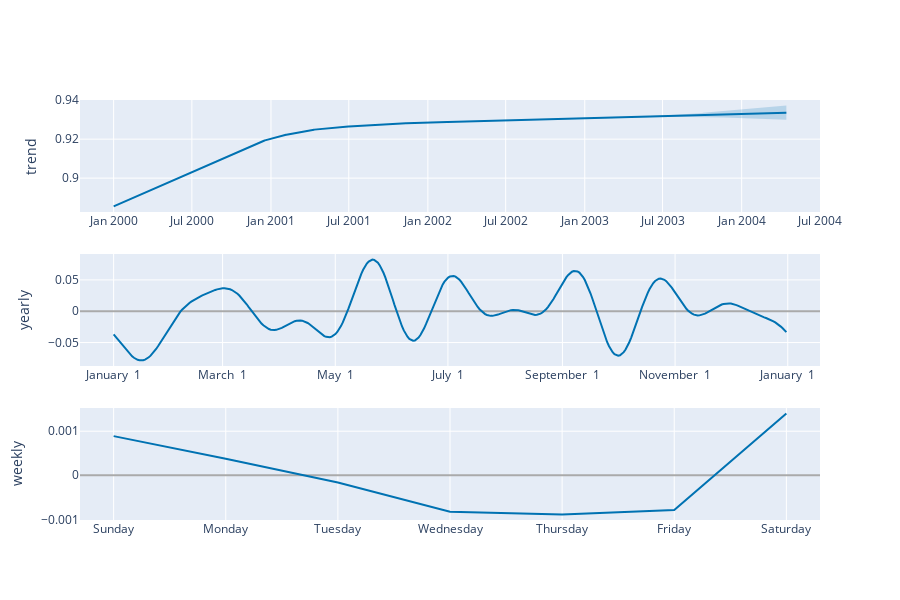

This figure's notebook cell:
### Code cell
plot_components_plotly(m, forecast)

### Figure 1 — Plotly figure (JSON) as saved in the notebook; plotly's stock layout.template omitted (floating-point values rounded to 4 significant figures; data arrays with more than 128 entries replaced by an {"elided": "..."} marker saying what was removed)
{"data": [{"line": {"color": "#0072B2", "width": 2}, "mode": "lines", "name": "trend", "type": "scatter", "x": {"elided": "1566 str values"}, "xaxis": "x", "y": {"elided": "1566 float values"}, "yaxis": "y"}, {"line": {"color": "rgba(0, 114, 178, 0.2)", "width": 0}, "mode": "lines", "name": "trend_upper", "type": "scatter", "x": {"elided": "1566 str values"}, "xaxis": "x", "y": {"elided": "1566 float values"}, "yaxis": "y"}, {"fill": "tonexty", "fillcolor": "rgba(0, 114, 178, 0.2)", "line": {"color": "rgba(0, 114, 178, 0.2)", "width": 0}, "mode": "lines", "name": "trend_lower", "type": "scatter", "x": {"elided": "1566 str values"}, "xaxis": "x", "y": {"elided": "1566 float values"}, "yaxis": "y"}, {"line": {"color": "#0072B2", "width": 2}, "mode": "lines", "name": "yearly", "type": "scatter", "x": {"elided": "365 str values"}, "xaxis": "x2", "y": {"elided": "365 float values"}, "yaxis": "y2"}, {"line": {"color": "#0072B2", "width": 2}, "mode": "lines", "name": "weekly", "type": "scatter", "x": ["2017-01-01T00:00:00", "2017-01-02T00:00:00", "2017-01-03T00:00:00", "2017-01-04T00:00:00", "2017-01-05T00:00:00", "2017-01-06T00:00:00", "2017-01-07T00:00:00"], "xaxis": "x3", "y": [0.0008883, 0.0003756, -0.0001647, -0.000826, -0.0008875, -0.0007854, 0.0014], "yaxis": "y3"}], "layout": {"height": 600, "showlegend": false, "width": 900, "xaxis": {"anchor": "y", "domain": [0, 1], "range": ["1999-10-14T18:00:00", "2004-07-01T06:00:00"], "type": "date"}, "xaxis2": {"anchor": "y2", "domain": [0, 1], "range": ["2016-12-13T18:54:02.958904115", "2018-01-18T11:04:57.863013581"], "tickformat": "%B %e", "type": "date"}, "xaxis3": {"anchor": "y3", "domain": [0, 1], "range": ["2016-12-31T16:48:00", "2017-01-07T07:12:00"], "tickformat": "%A", "type": "date"}, "yaxis": {"anchor": "x", "domain": [0.7333, 1], "rangemode": "normal", "title": {"text": "trend"}, "zerolinecolor": "#AAA"}, "yaxis2": {"anchor": "x2", "domain": [0.3667, 0.6333], "title": {"text": "yearly"}, "zerolinecolor": "#AAA"}, "yaxis3": {"anchor": "x3", "domain": [0, 0.2667], "title": {"text": "weekly"}, "zerolinecolor": "#AAA"}}}
